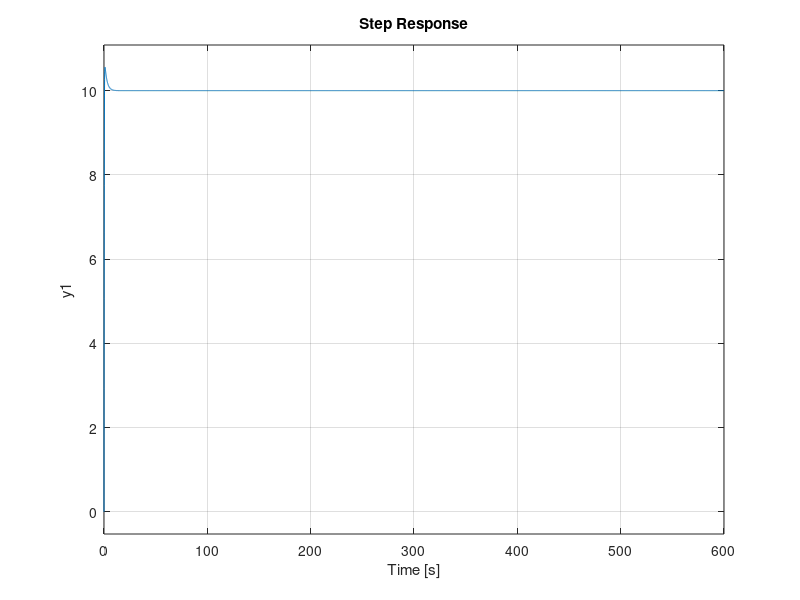

Source code (MATLAB): (Note: this script raises an error after producing the figure.)
clc; clear;

% My gains 
Kp = 4000; 
Kd = 9000;  
Ki = 0.5;

% G = 0.0006557 / s^2 (negative sign is removed to make math easier)
s = tf('s');
G = 0.0006557 / s^2;
C = Kp + Ki/s + Kd*s;

% Closed loop TF
H = feedback(C*G, 1);

% Plot
figure;
step(10*H);
grid on;

% display info to make it easier to verify with the given requirements
info = stepinfo(10*H);
display(info);
[y, t] = step(10 * H);
actual_final_height = y(end);
ss_error = 10 - actual_final_height;
display(ss_error);
